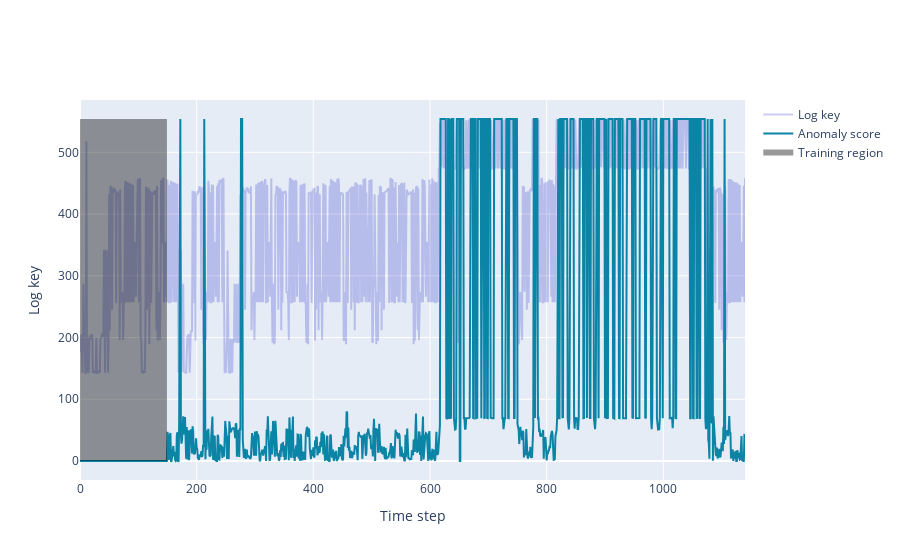

Source (notebook cell):
### Code cell
hdd_df = pd.read_csv("./test_data/hdd.csv", header=0)
test_vmft_lad(hdd_df)

### Figure 1 — Plotly figure (JSON) as saved in the notebook; plotly's stock layout.template omitted (floating-point values rounded to 4 significant figures; data arrays with more than 128 entries replaced by an {"elided": "..."} marker saying what was removed)
{"data": [{"line": {"color": "rgba(0,0,190, 0.2)"}, "name": "Log key", "type": "scatter", "y": {"elided": "1141 int values"}}, {"line": {"color": "rgb(11, 132, 165)"}, "name": "Anomaly score", "type": "scatter", "y": {"elided": "1141 float values"}}, {"fill": "tozeroy", "fillcolor": "rgba(0, 0, 0, 0.4)", "line": {"color": "rgba(0, 0, 0, 0.4)"}, "mode": "none", "name": "Training region", "type": "scatter", "x": {"elided": "151 int values"}, "y": {"elided": "150 int values"}}], "layout": {"xaxis": {"title": {"text": "Time step"}}, "yaxis": {"title": {"text": "Log key"}}}}
